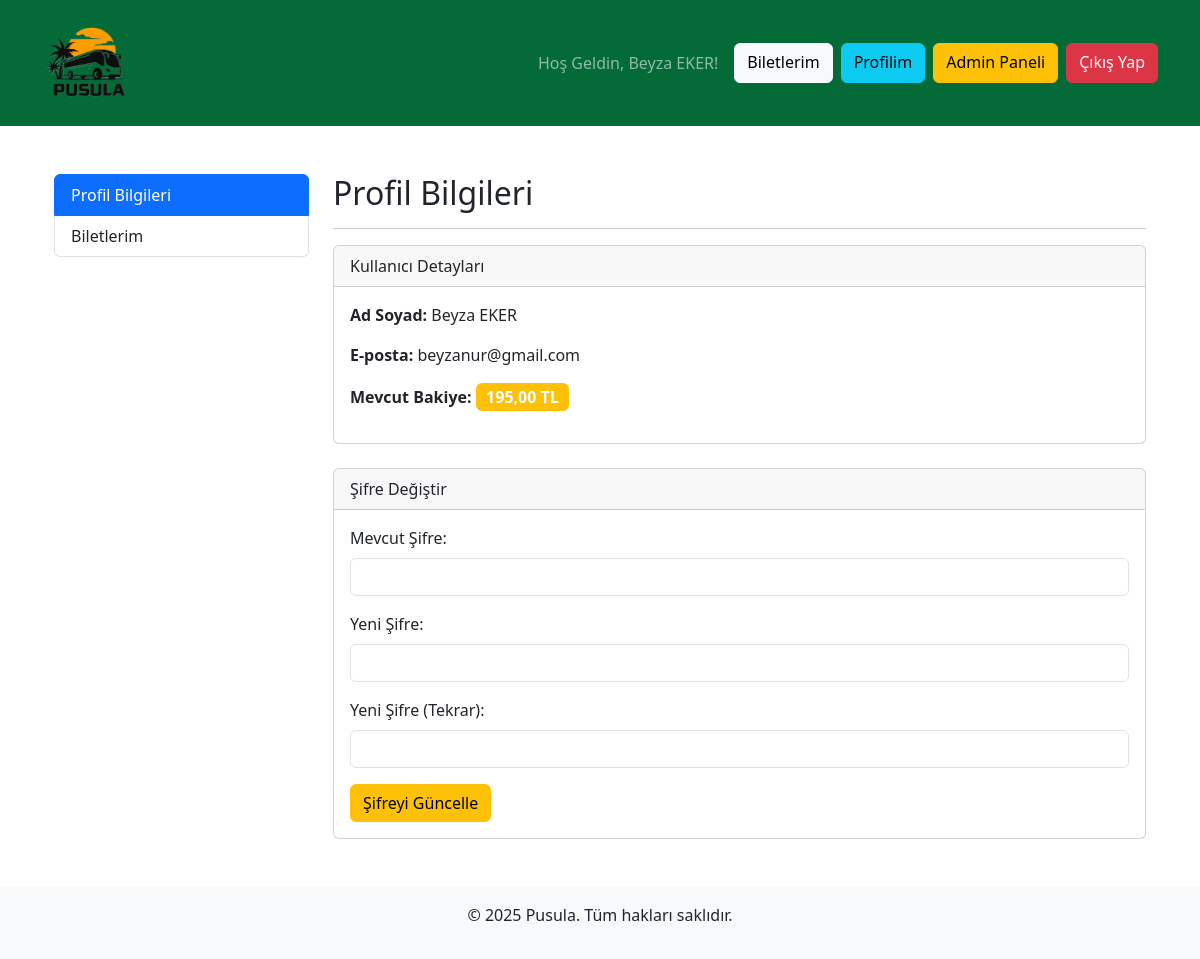
Page /profile.php (signed in) on the earlier database version.
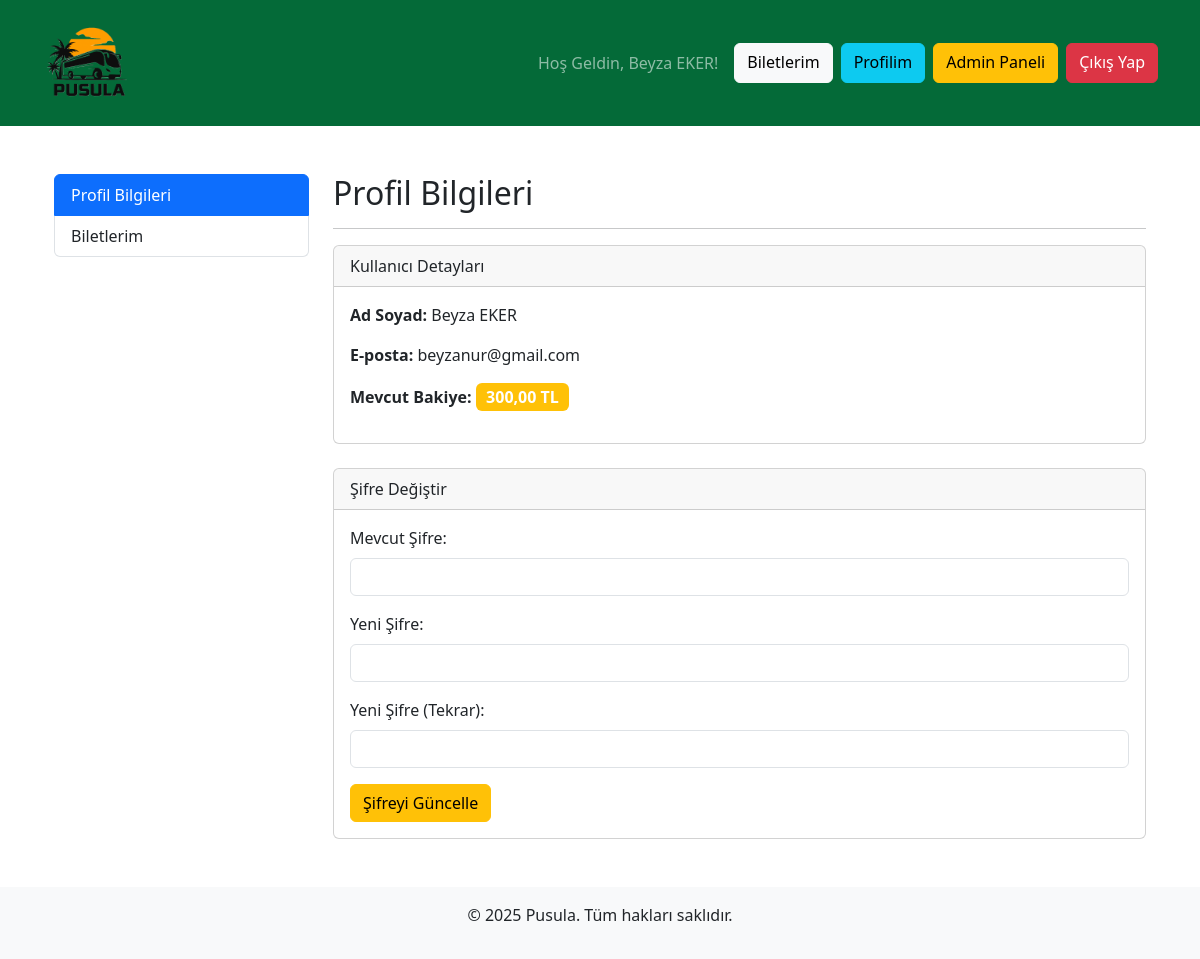
Same page on the later database version.
### tables this page shows
CREATE TABLE "Users" (
    "id" INTEGER PRIMARY KEY AUTOINCREMENT,
    "fullname" TEXT NOT NULL,
    "email" TEXT NOT NULL UNIQUE,
    "password" TEXT NOT NULL,
    "role" TEXT NOT NULL DEFAULT 'User',
    "company_id" INTEGER,
    "balance" REAL NOT NULL DEFAULT 0,
    FOREIGN KEY("company_id") REFERENCES "Companies"("id")
);

### profile.php (the view, shortened to what this page needs)
<?php
require_once 'header.php';
$user_id = $_SESSION['user_id'];
$user_info = null;
try {
    $stmt = $pdo->prepare("SELECT fullname, email, balance FROM Users WHERE id = ?");
    $stmt->execute([$user_id]);
    $user_info = $stmt->fetch(PDO::FETCH_ASSOC);
} catch (PDOException $e) {
    $error_message = "Kullanıcı bilgileri getirilirken hata oluştu: " . $e->getMessage();
}
?>
<div class="container mt-5">
    <div class="row">
        <div class="col-md-3">
            <div class="list-group">
                <a href="profile.php" class="list-group-item list-group-item-action active">Profil Bilgileri</a>
                <a href="my_tickets.php" class="list-group-item list-group-item-action">Biletlerim</a>
                </div>
        </div>
        <div class="col-md-9">
            <h2>Profil Bilgileri</h2>
            <hr>
            <?php if ($user_info): ?>
                <div class="card mb-4">
                    <div class="card-header">Kullanıcı Detayları</div>
                    <div class="card-body">
                        <p><strong>Ad Soyad:</strong> <?php echo htmlspecialchars($user_info['fullname']); ?></p>
                        <p><strong>E-posta:</strong> <?php echo htmlspecialchars($user_info['email']); ?></p>
                        <p><strong>Mevcut Bakiye:</strong> <span class="badge bg-success fs-6"><?php echo number_format($user_info['balance'], 2, ',', '.'); ?> TL</span></p>
                    </div>
                </div>
                <div class="card">
                    <div class="card-header">Şifre Değiştir</div>
                    <div class="card-body">
                        <form action="profile.php" method="POST">
                            <div class="mb-3">
                                <label for="current_password" class="form-label">Mevcut Şifre:</label>
                                <input type="password" class="form-control" id="current_password" name="current_password" required>
                            </div>
                            <div class="mb-3">
                                <label for="new_password" class="form-label">Yeni Şifre:</label>
                                <input type="password" class="form-control" id="new_password" name="new_password" required>
                            </div>
                            <div class="mb-3">
                                <label for="confirm_password" class="form-label">Yeni Şifre (Tekrar):</label>
                                <input type="password" class="form-control" id="confirm_password" name="confirm_password" required>
                            </div>
                            <button type="submit" name="change_password" class="btn btn-warning">Şifreyi Güncelle</button>
                        </form>
                    </div>
                </div>
            <?php else: ?>
                <div class="alert alert-danger">Kullanıcı bilgileri yüklenemedi.</div>
            <?php endif; ?>
        </div>
    </div>
</div>
<?php
require_once 'footer.php';
?>

Differences in the rows shown:
changed users "Beyza EKER": balance "195,00" → "300,00"
